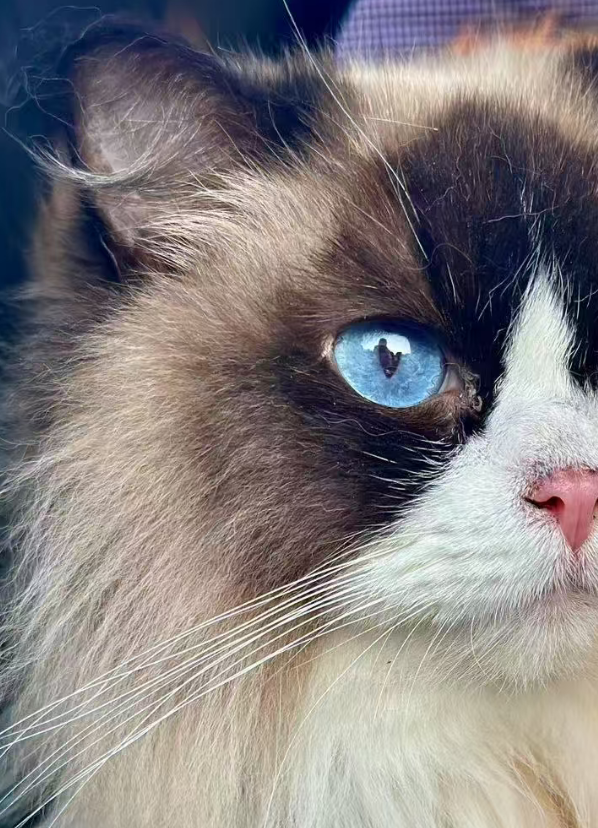
#> input picture c.png, 598 x 828 px
$ python sift.py
#> lines starting #> are read from the running program, lines starting #| are printed output that depends on the picture; long printed decimals are rounded

import cv2
import numpy as np
import matplotlib.pyplot as plt

# 将图像转换为灰度图
# 读取图像并检查是否成功
img_a = cv2.imread("c.png")
#> img_a is the input picture: shape (828, 598, 3); mean B, G, R 127.5, 127, 132.5
img_b = cv2.imread("d.png")
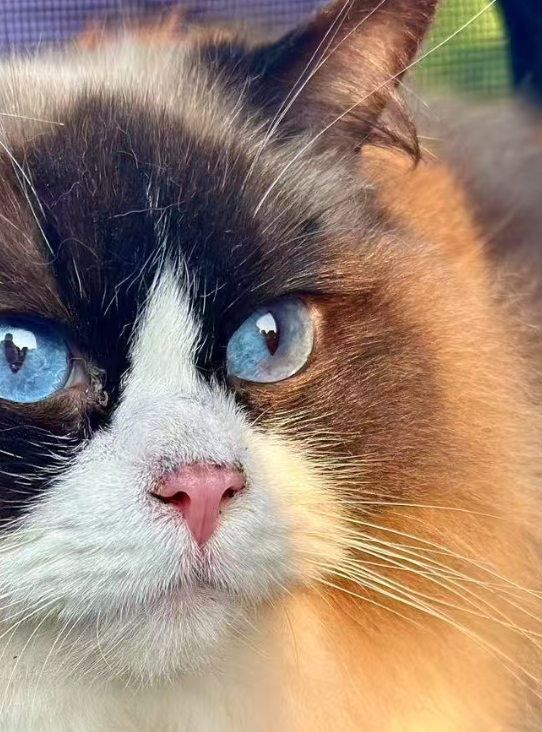
#> input picture d.png, 542 x 732 px
#> img_b is the input picture: shape (732, 542, 3); mean B, G, R 114.9, 130.9, 153.8

if img_a is None or img_b is None:
    raise ValueError("无法读取图像文件。请确保图片路径正确且文件存在。")

# 转换为灰度图
gray_a = cv2.cvtColor(img_a, cv2.COLOR_BGR2GRAY)
gray_b = cv2.cvtColor(img_b, cv2.COLOR_BGR2GRAY)
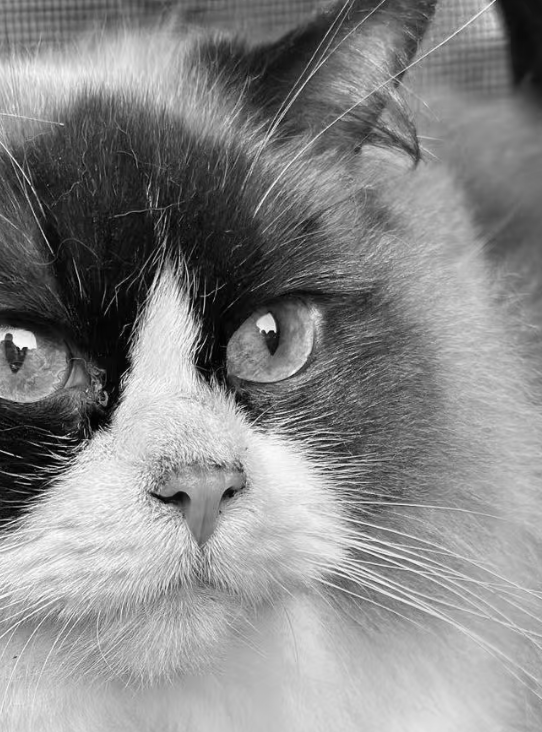
#> gray_b: shape (732, 542); min 1, max 253, mean 135.9

##初始化SIFT检测器并提取特征
sift = cv2.SIFT_create()  # 文档中此处为Cv2（大写C），修正为cv2（小写c）
kp_a, des_a = sift.detectAndCompute(gray_a, None)  # 图像a的关键点和描述符
#> kp_a = 3180 keypoints; strongest (x, y, size): (397, 344, 13.4), (540, 327, 39.3), (438, 442, 2.5), (399, 354, 3.1)
kp_b, des_b = sift.detectAndCompute(gray_b, None)  # 图像b的关键点和描述符
#> kp_b = 1921 keypoints; strongest (x, y, size): (23, 339, 13.5), (266, 323, 11.5), (167, 324, 42.4), (64, 437, 2.5)

# 使用FLANN匹配器进行特征匹配
FLANN_INDEX_KDTREE = 1
index_params = dict(algorithm=FLANN_INDEX_KDTREE, trees=5)  # 文档中FLANN后多空格，已修正
search_params = dict(checks=50)  # 检查次数越多，匹配越准确但速度越慢
flann = cv2.FlannBasedMatcher(index_params, search_params)

matches = flann.knnMatch(des_a, des_b, k=2)  # k=2表示每个特征点返回2个最佳匹配
#> matches = 3180 matches
# 应用Lowe's比率测试筛选优质匹配点
good_matches = []
for m, n in matches:
    if m.distance < 0.7 * n.distance:  # 比率阈值通常取0.7-0.8
        good_matches.append(m)
#> after the loop, good_matches = 778 matches
# 基本诊断输出
print(f"图像A关键点: {len(kp_a)}, 图像B关键点: {len(kp_b)}")
#| 图像A关键点: 3180, 图像B关键点: 1921
print(f"Lowe 筛选后匹配数: {len(good_matches)}")
#| Lowe 筛选后匹配数: 778

# 初步绘制匹配（后面会用RANSAC内点重绘）
matched_keypoints_img = cv2.drawMatches(
    img_a, kp_a, img_b, kp_b, good_matches, None,
    flags=cv2.DrawMatchesFlags_NOT_DRAW_SINGLE_POINTS
)
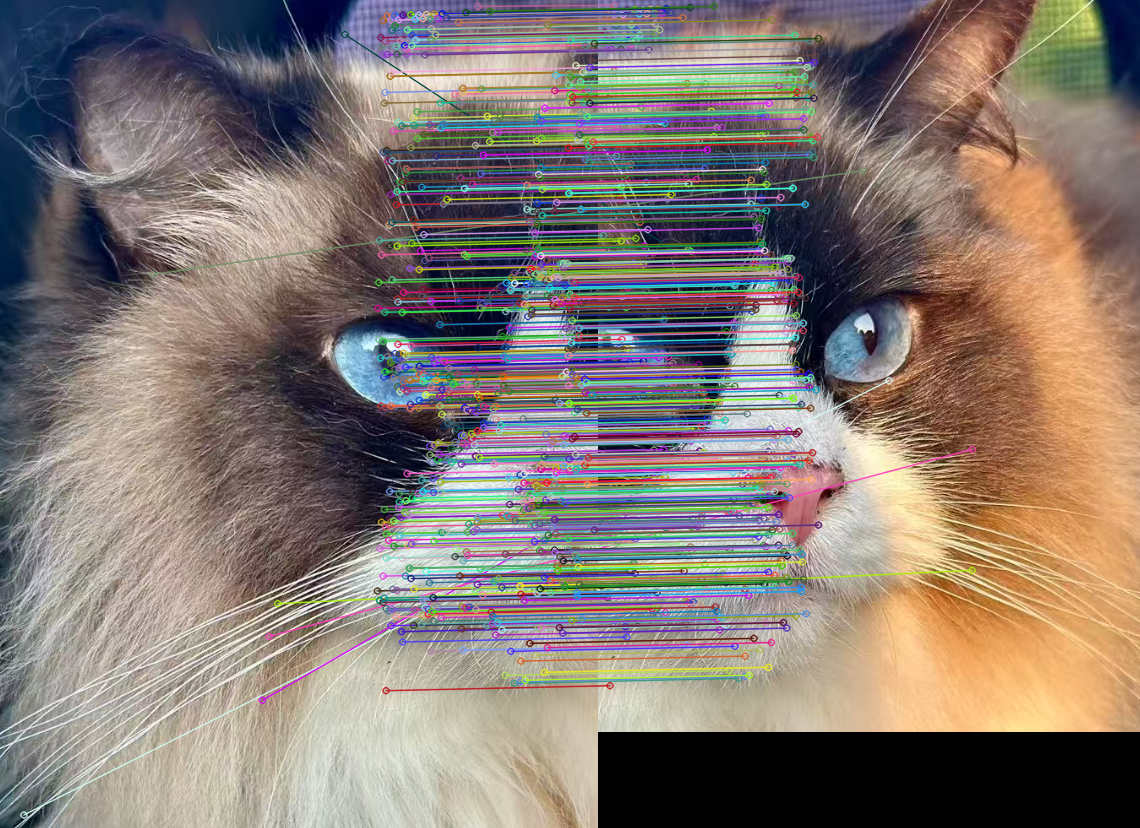
#> matched_keypoints_img: shape (828, 1140, 3); mean B, G, R 114.6, 121.2, 133

# 提取匹配点的坐标
src_pts = np.float32([kp_b[m.trainIdx].pt for m in good_matches]).reshape(-1, 1, 2)  # 图像b的关键点
#> src_pts = 778 rows, first 8: [290.4, 380], [264.6, 170.2], [58.58, 473.2], [373.8, 448.9], [373.6, 569.8], [153, 301], [2.84, 585.4], [3.43, 302.8]
dst_pts = np.float32([kp_a[m.queryIdx].pt for m in good_matches]).reshape(-1, 1, 2)  # 图像a的关键点
#> dst_pts = 778 rows, first 8: [23.37, 814.5], [152.3, 274], [261.9, 699.8], [268.7, 636], [277.3, 603.2], [344.6, 34.08], [376.8, 590.4], [377.4, 307.8]

# 使用RANSAC算法估计单应矩阵(透视变换矩阵)
H, mask = cv2.findHomography(src_pts, dst_pts, cv2.RANSAC, 5.0)
#> H = [[1, 3.17e-05, 374], [-7.29e-05, 1, 5], [-1.81e-07, 8.44e-08, 1]]; mask = 778 values, max 1 at index 6, min 0 at index 0, mean 0.991

# mask为内点掩码，统计内点数量并在匹配图中只显示内点
if mask is None:
    print("findHomography 未返回掩码，可能匹配不足或失败。")
    inlier_count = 0
else:
    inlier_count = int(mask.sum())
#> inlier_count = 771
print(f"RANSAC 内点数量: {inlier_count} / {len(good_matches)}")
#| RANSAC 内点数量: 771 / 778

# 如果内点过少，提示并提前退出
if inlier_count < 4:
    raise RuntimeError("内点太少，无法计算可靠的单应矩阵（需要至少4个内点）。")

# 使用内点重新绘制匹配图（只显示内点匹配）
inlier_matches = [gm for gm, m in zip(good_matches, mask.ravel()) if m]
#> inlier_matches = 771 matches
matched_keypoints_img = cv2.drawMatches(
    img_a, kp_a, img_b, kp_b, inlier_matches, None,
    flags=cv2.DrawMatchesFlags_NOT_DRAW_SINGLE_POINTS
)
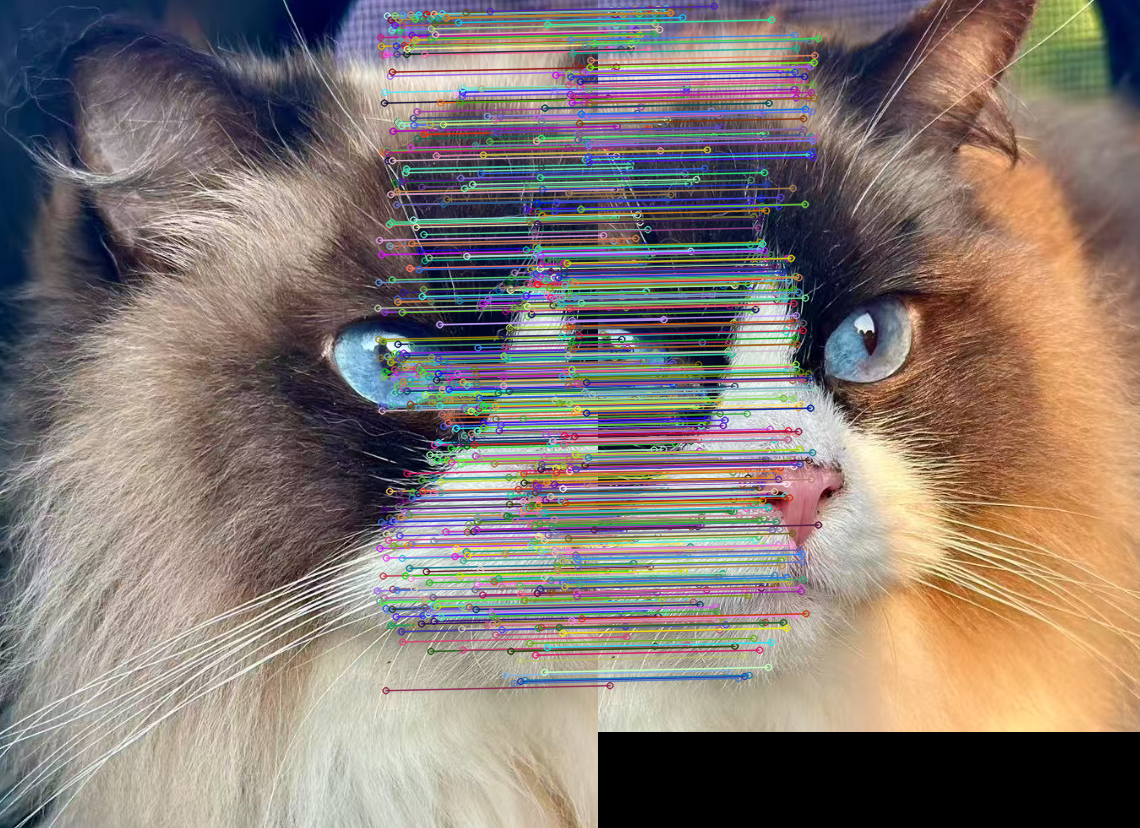
#> matched_keypoints_img: shape (828, 1140, 3); mean B, G, R 114.8, 121.4, 133.4

# 额外诊断信息：打印单应矩阵和数值特性，检测是否存在异常缩放/畸变
print("单应矩阵 H:\n", H)
#| 单应矩阵 H:
#|  [[ 9.99857268e-01  3.17478128e-05  3.74006911e+02]
#|  [-7.29453621e-05  1.00005978e+00  4.99912901e+00]
#|  [-1.80641619e-07  8.43797181e-08  1.00000000e+00]]
try:
    cond_H = np.linalg.cond(H)
#> cond_H = 139918.8
except Exception:
    cond_H = float('inf')
print(f"H 条件数: {cond_H}")
#| H 条件数: 139918.810

# 获取输入图像尺寸
h_a, w_a = img_a.shape[:2]
#> h_a = 828; w_a = 598
h_b, w_b = img_b.shape[:2]  # 文档中为wb，修正为w_b
#> h_b = 732; w_b = 542

# 计算图像b变换后的四个角点坐标
pts = np.float32([[0, 0], [0, h_b], [w_b, h_b], [w_b, 0]]).reshape(-1, 1, 2)  # 文档中为w_b,e，修正为w_b,0
#> pts = [[0, 0], [0, 732], [542, 732], [542, 0]]
dst_corners = cv2.perspectiveTransform(pts, H)
#> dst_corners = [[374, 5], [374, 737], [916, 737], [916, 4.96]]

# 确定拼接后图像的最终尺寸(包含所有像素)
all_corners = np.concatenate([
    dst_corners,
    np.float32([[0, 0], [w_a, 0], [w_a, h_a], [0, h_a]]).reshape(-1, 1, 2)  # 文档中缺失部分坐标值，已补充
], axis=0)
#> all_corners = [[374, 5], [374, 737], [916, 737], [916, 4.96], [0, 0], [598, 0], [598, 828], [0, 828]]
[x_min, y_min] = np.int32(all_corners.min(axis=0).ravel() - 0.5)
#> x_min = 0; y_min = 0
[x_max, y_max] = np.int32(all_corners.max(axis=0).ravel() + 0.5)
#> x_max = 916; y_max = 828

# 创建平移矩阵，确保所有像素都在可见区域内
translation_matrix = np.array([[1, 0, -x_min], [0, 1, -y_min], [0, 0, 1]], dtype=np.float32)  # 文档中缺失0，已补充
#> translation_matrix = [[1, 0, 0], [0, 1, 0], [0, 0, 1]]

# 对图像b进行透视变换和平移
fus_img = cv2.warpPerspective(
    img_b,
    translation_matrix @ H,  # 组合平移矩阵和单应矩阵
    (x_max - x_min, y_max - y_min)  # 输出图像尺寸
)
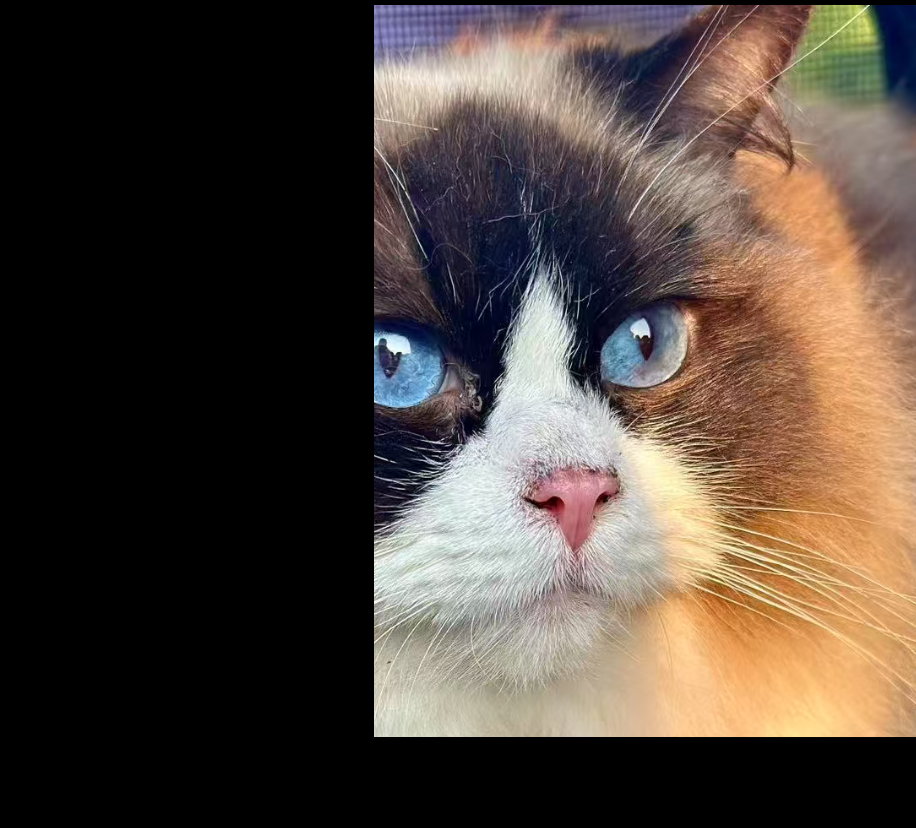
#> fus_img: shape (828, 916, 3); mean B, G, R 60.1, 68.5, 80.4

# 将图像a复制到拼接结果的对应位置
fus_img[-y_min:h_a - y_min, -x_min:w_a - x_min] = img_a  # 文档中为xmin，修正为x_min
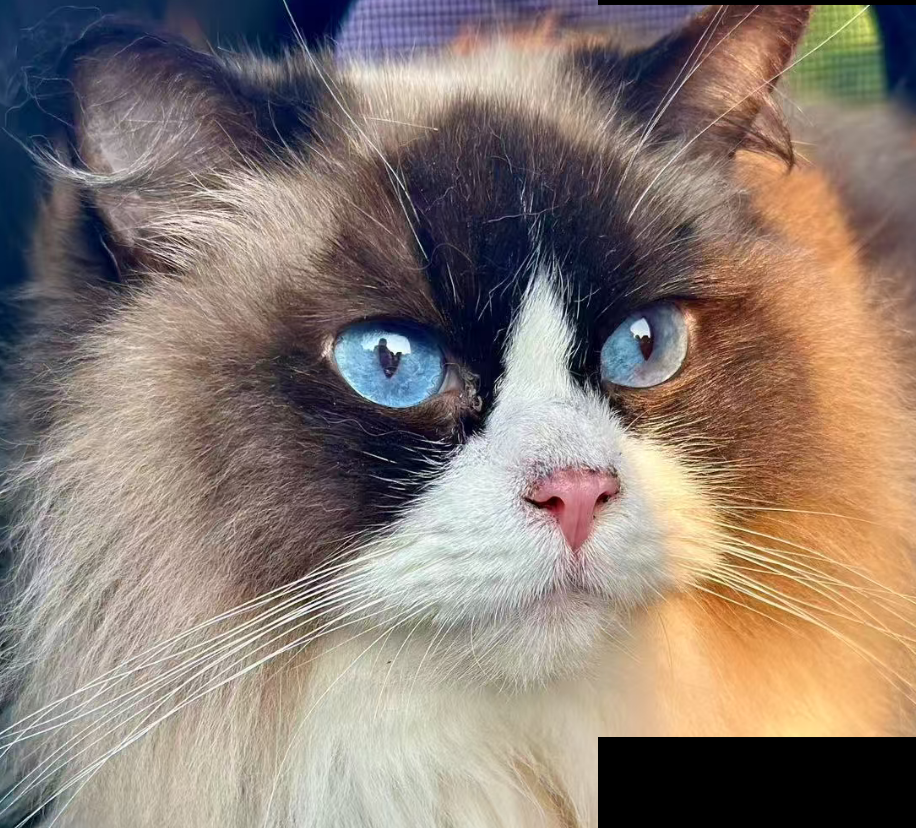
#> fus_img: shape (828, 916, 3); mean B, G, R 114.8, 123.7, 138.3

# 显示匹配关键点和拼接结果
plt.figure(figsize=(20, 20))
plt.subplot(1, 4, 1)
plt.imshow(cv2.cvtColor(img_a, cv2.COLOR_BGR2RGB))
plt.title('图像A')
plt.subplot(1, 4, 2)
plt.imshow(cv2.cvtColor(img_b, cv2.COLOR_BGR2RGB))
plt.title('图像B')
plt.subplot(1, 4, 3)
plt.imshow(cv2.cvtColor(matched_keypoints_img, cv2.COLOR_BGR2RGB))
plt.title('特征匹配')
plt.subplot(1, 4, 4)
plt.imshow(cv2.cvtColor(fus_img, cv2.COLOR_BGR2RGB))
plt.title('拼接结果')
plt.show()  # 显示所有图像
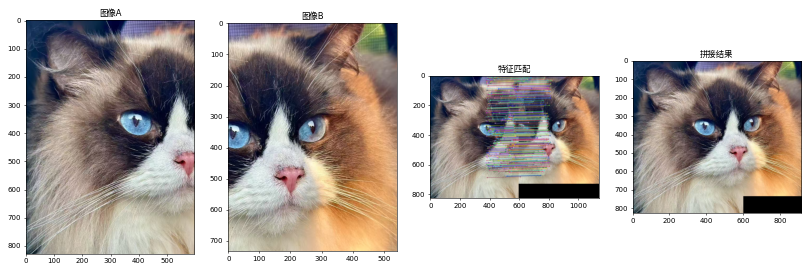
#> figure drawn by matplotlib, 4 panels
print("按任意键关闭图像窗口...")
plt.waitforbuttonpress()  # 等待按键后再关闭窗口
